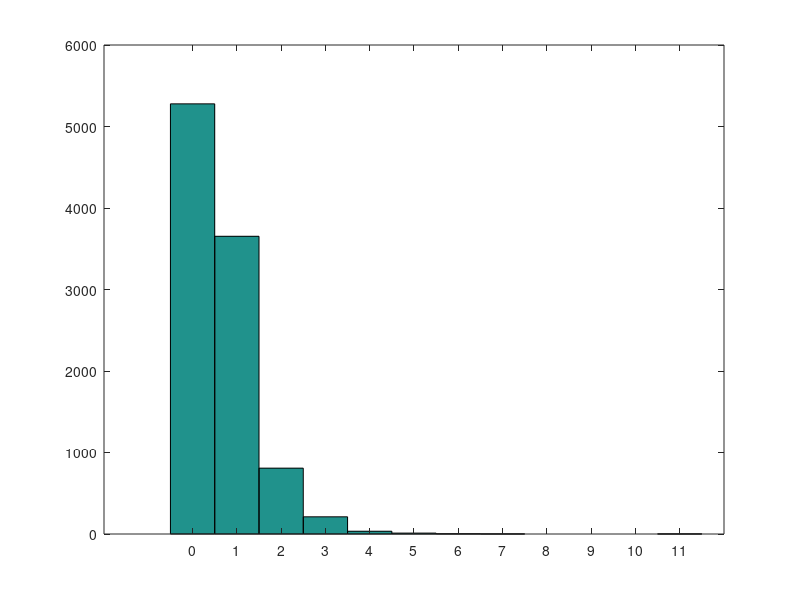

This figure's MATLAB source:
clc;
random=zeros(10000,1);
u=zeros(10000,1);
random(1,1)=1;
m=2^31-1;

for i=1:10000-1
random(i+1,1)=mod((7^5)*random(i,1),m);
u(i+1,1)=random(i+1,1)/m;
end;

x=zeros(10000,1);
for j=1:10000
x(j,1)=log(1-u(j,1))/(-1.5);
end;

bins=0:1:11;
hist(x,bins);